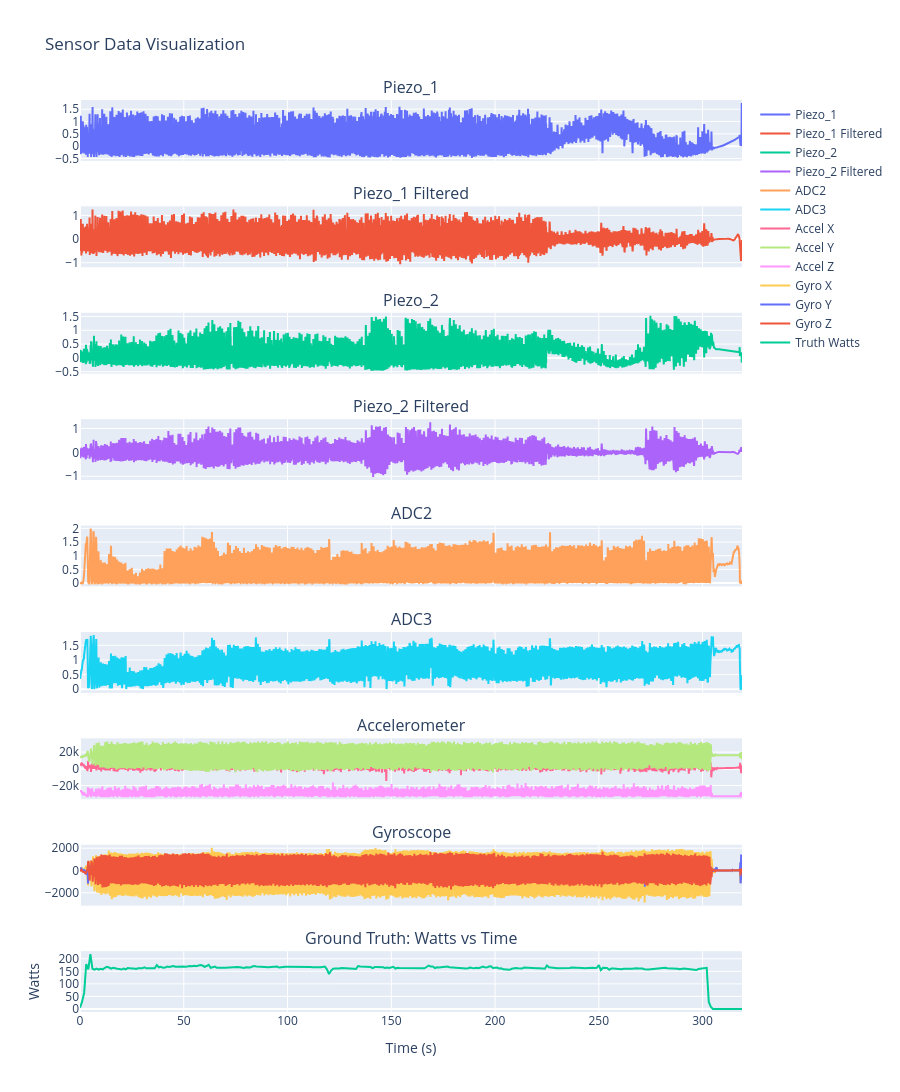

The notebook cell saved with this chart:
### Code cell
def bandpass_filter(signal, lowcut_hz, highcut_hz, fs_hz, order=4):
    """
    Apply a Butterworth bandpass filter.
    signal: numpy array or pandas Series
    lowcut_hz: lower cutoff frequency in Hz
    highcut_hz: upper cutoff frequency in Hz
    fs_hz: sampling frequency in Hz
    order: filter order
    """
    nyquist = 0.5 * fs_hz
    low = lowcut_hz / nyquist
    high = highcut_hz / nyquist
    b, a = butter(order, [low, high], btype='band')
    return filtfilt(b, a, signal)

fs = calculate_sample_rate(adc_df_trimmed)
print(f"Sample rate for ADC0: {fs:.4f} Hz")
lowcut = 0.5
highcut = 5.0

adc_df_trimmed['adc0_filtered'] = bandpass_filter(adc_df_trimmed['adc0'].dropna(), lowcut, highcut, fs)
adc_df_trimmed['adc1_filtered'] = bandpass_filter(adc_df_trimmed['adc1'].dropna(), lowcut, highcut, fs)

plot_sensor_data(adc_df_trimmed, mpu_df_trimmed, truth_dataframe=truth_dataframe, plot_filtered_adc=True)

### Figure 1 — Plotly figure (JSON) as saved in the notebook; plotly's stock layout.template omitted (floating-point values rounded to 4 significant figures; data arrays with more than 128 entries replaced by an {"elided": "..."} marker saying what was removed)
{"data": [{"mode": "lines", "name": "Piezo_1", "type": "scatter", "x": {"elided": "7119 float values"}, "xaxis": "x", "y": {"elided": "7119 float values"}, "yaxis": "y"}, {"mode": "lines", "name": "Piezo_1 Filtered", "type": "scatter", "x": {"elided": "7119 float values"}, "xaxis": "x2", "y": {"elided": "7119 float values"}, "yaxis": "y2"}, {"mode": "lines", "name": "Piezo_2", "type": "scatter", "x": {"elided": "7119 float values"}, "xaxis": "x3", "y": {"elided": "7119 float values"}, "yaxis": "y3"}, {"mode": "lines", "name": "Piezo_2 Filtered", "type": "scatter", "x": {"elided": "7119 float values"}, "xaxis": "x4", "y": {"elided": "7119 float values"}, "yaxis": "y4"}, {"mode": "lines", "name": "ADC2", "type": "scatter", "x": {"elided": "7119 float values"}, "xaxis": "x5", "y": {"elided": "7119 float values"}, "yaxis": "y5"}, {"mode": "lines", "name": "ADC3", "type": "scatter", "x": {"elided": "7119 float values"}, "xaxis": "x6", "y": {"elided": "7119 float values"}, "yaxis": "y6"}, {"mode": "lines", "name": "Accel X", "type": "scatter", "x": {"elided": "3191 float values"}, "xaxis": "x7", "y": {"elided": "3191 float values"}, "yaxis": "y7"}, {"mode": "lines", "name": "Accel Y", "type": "scatter", "x": {"elided": "3191 float values"}, "xaxis": "x7", "y": {"elided": "3191 float values"}, "yaxis": "y7"}, {"mode": "lines", "name": "Accel Z", "type": "scatter", "x": {"elided": "3191 float values"}, "xaxis": "x7", "y": {"elided": "3191 float values"}, "yaxis": "y7"}, {"mode": "lines", "name": "Gyro X", "type": "scatter", "x": {"elided": "3191 float values"}, "xaxis": "x8", "y": {"elided": "3191 float values"}, "yaxis": "y8"}, {"mode": "lines", "name": "Gyro Y", "type": "scatter", "x": {"elided": "3191 float values"}, "xaxis": "x8", "y": {"elided": "3191 float values"}, "yaxis": "y8"}, {"mode": "lines", "name": "Gyro Z", "type": "scatter", "x": {"elided": "3191 float values"}, "xaxis": "x8", "y": {"elided": "3191 float values"}, "yaxis": "y8"}, {"mode": "lines", "name": "Truth Watts", "type": "scatter", "x": {"elided": "320 float values"}, "xaxis": "x9", "y": {"elided": "320 int values"}, "yaxis": "y9"}], "layout": {"annotations": [{"font": {"size": 16}, "showarrow": false, "text": "Piezo_1", "x": 0.5, "xanchor": "center", "xref": "paper", "y": 1, "yanchor": "bottom", "yref": "paper"}, {"font": {"size": 16}, "showarrow": false, "text": "Piezo_1 Filtered", "x": 0.5, "xanchor": "center", "xref": "paper", "y": 0.8833, "yanchor": "bottom", "yref": "paper"}, {"font": {"size": 16}, "showarrow": false, "text": "Piezo_2", "x": 0.5, "xanchor": "center", "xref": "paper", "y": 0.7667, "yanchor": "bottom", "yref": "paper"}, {"font": {"size": 16}, "showarrow": false, "text": "Piezo_2 Filtered", "x": 0.5, "xanchor": "center", "xref": "paper", "y": 0.65, "yanchor": "bottom", "yref": "paper"}, {"font": {"size": 16}, "showarrow": false, "text": "ADC2", "x": 0.5, "xanchor": "center", "xref": "paper", "y": 0.5333, "yanchor": "bottom", "yref": "paper"}, {"font": {"size": 16}, "showarrow": false, "text": "ADC3", "x": 0.5, "xanchor": "center", "xref": "paper", "y": 0.4167, "yanchor": "bottom", "yref": "paper"}, {"font": {"size": 16}, "showarrow": false, "text": "Accelerometer", "x": 0.5, "xanchor": "center", "xref": "paper", "y": 0.3, "yanchor": "bottom", "yref": "paper"}, {"font": {"size": 16}, "showarrow": false, "text": "Gyroscope", "x": 0.5, "xanchor": "center", "xref": "paper", "y": 0.1833, "yanchor": "bottom", "yref": "paper"}, {"font": {"size": 16}, "showarrow": false, "text": "Ground Truth: Watts vs Time", "x": 0.5, "xanchor": "center", "xref": "paper", "y": 0.06667, "yanchor": "bottom", "yref": "paper"}], "height": 2700, "showlegend": true, "title": {"text": "Sensor Data Visualization"}, "width": 900, "xaxis": {"anchor": "y", "domain": [0, 1], "matches": "x9", "showticklabels": false}, "xaxis2": {"anchor": "y2", "domain": [0, 1], "matches": "x9", "showticklabels": false}, "xaxis3": {"anchor": "y3", "domain": [0, 1], "matches": "x9", "showticklabels": false}, "xaxis4": {"anchor": "y4", "domain": [0, 1], "matches": "x9", "showticklabels": false}, "xaxis5": {"anchor": "y5", "domain": [0, 1], "matches": "x9", "showticklabels": false}, "xaxis6": {"anchor": "y6", "domain": [0, 1], "matches": "x9", "showticklabels": false}, "xaxis7": {"anchor": "y7", "domain": [0, 1], "matches": "x9", "showticklabels": false}, "xaxis8": {"anchor": "y8", "domain": [0, 1], "matches": "x9", "showticklabels": false}, "xaxis9": {"anchor": "y9", "domain": [0, 1], "title": {"text": "Time (s)"}}, "yaxis": {"anchor": "x", "domain": [0.9333, 1]}, "yaxis2": {"anchor": "x2", "domain": [0.8167, 0.8833]}, "yaxis3": {"anchor": "x3", "domain": [0.7, 0.7667]}, "yaxis4": {"anchor": "x4", "domain": [0.5833, 0.65]}, "yaxis5": {"anchor": "x5", "domain": [0.4667, 0.5333]}, "yaxis6": {"anchor": "x6", "domain": [0.35, 0.4167]}, "yaxis7": {"anchor": "x7", "domain": [0.2333, 0.3]}, "yaxis8": {"anchor": "x8", "domain": [0.1167, 0.1833]}, "yaxis9": {"anchor": "x9", "domain": [0, 0.06667], "title": {"text": "Watts"}}}}
